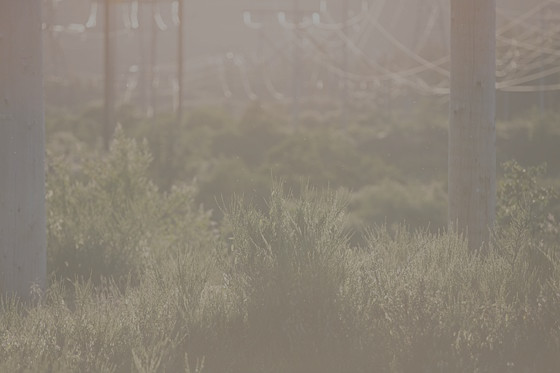
#> input picture task_3/image.jpeg, 560 x 373 px
$ jupyter execute task.ipynb   (shell and % lines are left out)
#> lines starting #> are read from the running program, lines starting #| are printed output that depends on the picture
[cell 1]
import cv2
import matplotlib.pyplot as plt
import numpy as np
import ipywidgets.widgets as widgets

[cell 2]
image = cv2.imread('image.jpeg')
#> image is the input picture: shape (373, 560, 3); mean B, G, R 119.6, 131.7, 139.9
image_color = cv2.cvtColor(image, cv2.COLOR_BGR2RGB)
image_grayscale = cv2.cvtColor(image, cv2.COLOR_RGB2GRAY)

# Image Histogram

[cell 3]
plt.imshow(image_color)
plt.show()

plt.plot(cv2.calcHist([image_color], [0], None, [256], [0,256]), 'r')
plt.plot(cv2.calcHist([image_color], [1], None, [256], [0,256]), 'g')
plt.plot(cv2.calcHist([image_color], [2], None, [256], [0,256]), 'b')
plt.show()
#> figure, not shown here; curve peaks at x = 129, y = 8875; curve peaks at x = 121, y = 8983; curve peaks at x = 115, y = 9216

[cell 4]
plt.imshow(image_grayscale, cmap='gray')
plt.show()

plt.plot(cv2.calcHist([image_color], [0], None, [256], [0,256]))
plt.show()
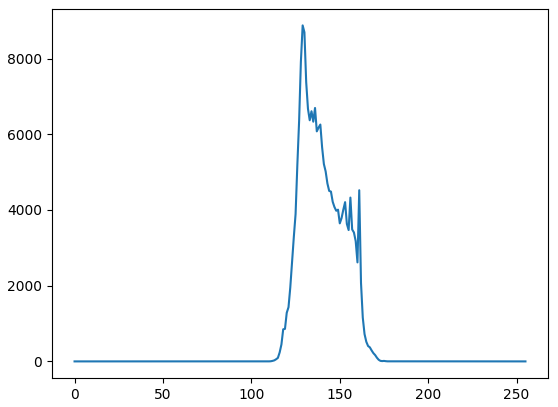
#> figure drawn by matplotlib, 1 panel; curve peaks at x = 129, y = 8875

# Liniear Streching

[cell 5]
in_min = image_grayscale.min()
#> in_min = 99
in_max = image_grayscale.max()
#> in_max = 174
out_min = 0
out_max = 255

def g_function(x):
#> called with x = 119
    res = (out_max - out_min) / (in_max - in_min) * (x - in_min) + out_min
#> res = 68
    res = np.floor(max(0, min(255, res)))
    return res

stretched_image = np.vectorize(g_function)(image_grayscale).astype(np.uint8)
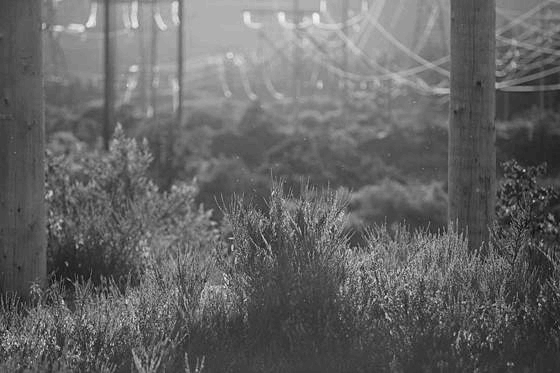
#> stretched_image: shape (373, 560); min 0, max 255, mean 101.6

plt.imshow(stretched_image, cmap='gray')
plt.show()

plt.plot(cv2.calcHist([stretched_image], [0], None, [256], [0,256]))
plt.show()
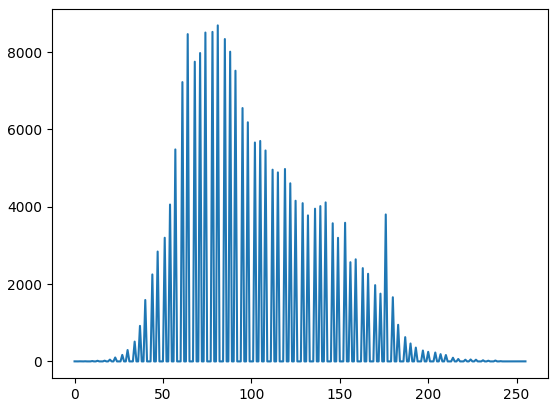
#> figure drawn by matplotlib, 1 panel; curve peaks at x = 81, y = 8690

# Histogram Equalization

[cell 6]
cummulative_sum = 0
cummulative_arr = np.zeros(256)
histogram_grayscale = cv2.calcHist([image_grayscale], [0], None, [256], [0,256]).astype(int)
#> histogram_grayscale = 256 values, max 8690 at index 123, min 0 at index 0, mean 815.9
for v, freq in enumerate(histogram_grayscale):
    cummulative_sum += freq
    cummulative_arr[v] = cummulative_sum
#> after the loop, cummulative_arr = 256 values from 0 to 208880; cummulative_sum = [208880]

def g_function(x):
#> called with x = 119
    res = cummulative_arr[x] / cummulative_sum * 255
#> res = [54.87]
    res = np.floor(max(0, min(255, res)))
#> res = [54]
    return res

image_equalized = np.vectorize(g_function)(image_grayscale).astype(np.uint8)
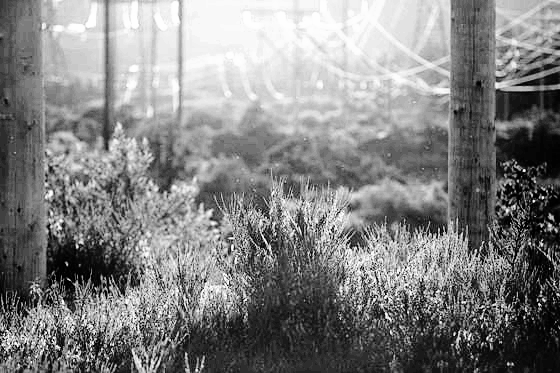
#> image_equalized: shape (373, 560); min 0, max 255, mean 130.5

plt.imshow(image_equalized, cmap='gray')
plt.show()

plt.plot(cv2.calcHist([image_equalized], [0], None, [256], [0,256]))
plt.show()
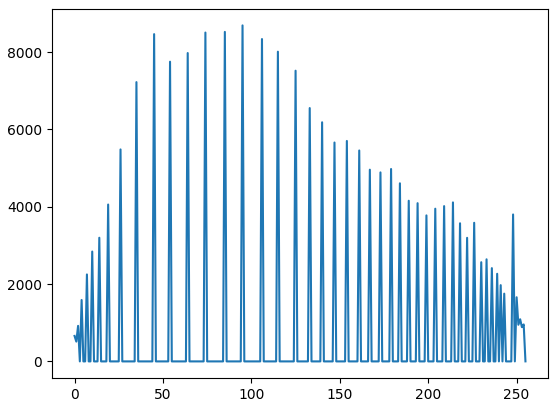
#> figure drawn by matplotlib, 1 panel; curve peaks at x = 95, y = 8690

# Histogram Specification

[cell 7]
equalizer_y = np.array([10, 20, 50, 5])
equalizer_n = len(equalizer_y)
equalizer_x = np.array([np.floor(i * 256 / (equalizer_n - 1)) for i in range(equalizer_n - 1)] + [255]).astype(np.uint8)

equalizer_fn = np.zeros((equalizer_n, 4))
for i in range(equalizer_n - 1):
    a_point = (equalizer_x[i], equalizer_y[i])
    b_point = (equalizer_x[i+1], equalizer_y[i+1])
    x = np.array([
        [0, 1, 2*a_point[0], 3*a_point[0]**2],
        [0, 1, 2*b_point[0], 3*b_point[0]**2],
        [1, a_point[0], a_point[0]**2, a_point[0]**3],
        [1, b_point[0], b_point[0]**2, b_point[0]**3],
    ])
    y = np.array([0, 0, a_point[1], b_point[1]])
    equalizer_fn[i] = np.linalg.solve(x, y)

def f(x):
#> called with x = 0
    for i in reversed(range(equalizer_n - 1)):
        if x >= equalizer_x[i]:
            a, b, c, d = equalizer_fn[i]
            return a + b*x + c*x**2 + d*x**3
    return equalizer_y[equalizer_n - 1]
dest_histogram = np.vectorize(f)(range(256))

def equalize_histogram(histogram):
    cummulative_sum = 0
    cummulative_arr = np.zeros(len(histogram))
    for v, freq in enumerate(histogram):
        cummulative_sum += freq
        cummulative_arr[v] = cummulative_sum
    return cummulative_arr

raw_hist_equalized = equalize_histogram(cv2.calcHist([image_grayscale], [0], None, [256], [0,256]).flat)
#> raw_hist_equalized = 256 values from 0 to 208880

des_hist_equalized = equalize_histogram(dest_histogram)
scale_factor = raw_hist_equalized[-1] / des_hist_equalized[-1]
#> scale_factor = 31.67
des_hist_equalized *= scale_factor
#> des_hist_equalized = 256 values from 316.7 to 208880

lookup_table = np.zeros(256)
for i in range(256):
    h_i = raw_hist_equalized[i]
    j = np.argmin(np.vectorize(lambda x: abs(h_i - x))(des_hist_equalized))
    lookup_table[i] = j
#> after the loop, lookup_table = 256 values from 0 to 255

image_matched = np.vectorize(lambda x: lookup_table[x])(image_grayscale).astype(np.uint8)
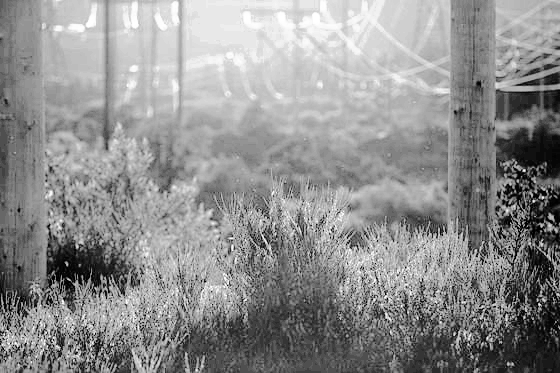
#> image_matched: shape (373, 560); min 0, max 255, mean 143.1

[cell 8]
print('Raw Image')
plt.imshow(image_grayscale, cmap='gray')
plt.show()

print('Image Histogram')
plt.plot(cv2.calcHist([image_grayscale], [0], None, [256], [0,256]), 'k-')
plt.show()
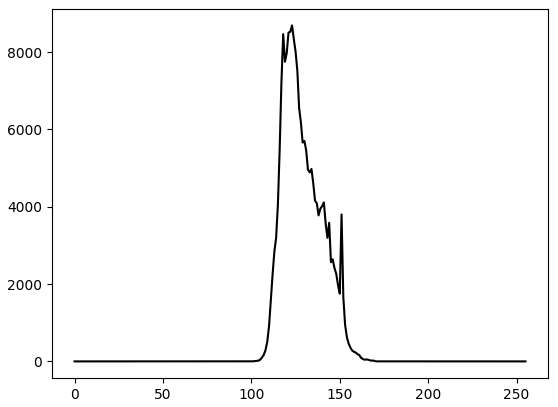
#> figure drawn by matplotlib, 1 panel; curve peaks at x = 123, y = 8690

print('Desired Histogram')
plt.plot(range(256), dest_histogram, 'k-')
plt.plot(equalizer_x, equalizer_y, 'ko')
plt.show()
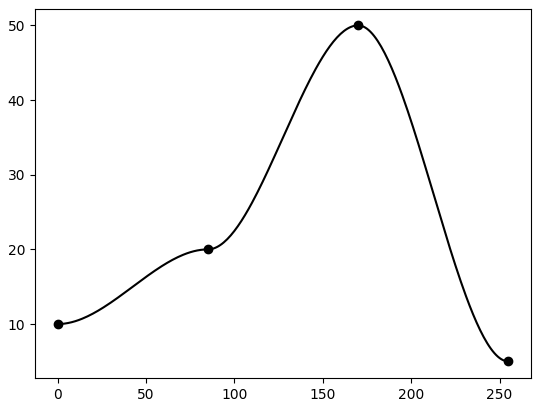
#> figure drawn by matplotlib, 1 panel; curve peaks at x = 170, y = 50

print('Equalized Raw Histogram')
plt.plot(range(256), raw_hist_equalized)
plt.show()
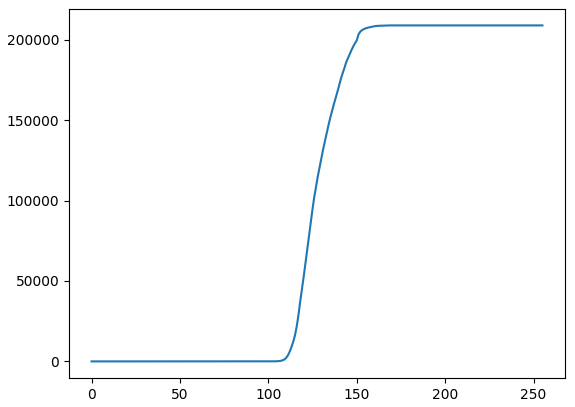
#> figure drawn by matplotlib, 1 panel; curve peaks at x = 174, y = 208880

print('Equalized Desired Histogram')
plt.plot(range(256), des_hist_equalized)
plt.show()
#> figure, not shown here; curve peaks at x = 255, y = 208880

print('Image Result')
plt.imshow(image_matched, cmap='gray')
plt.show()

print('Image Histogram Image')
plt.plot(cv2.calcHist([image_matched], [0], None, [256], [0,256]), 'k-')
plt.show()
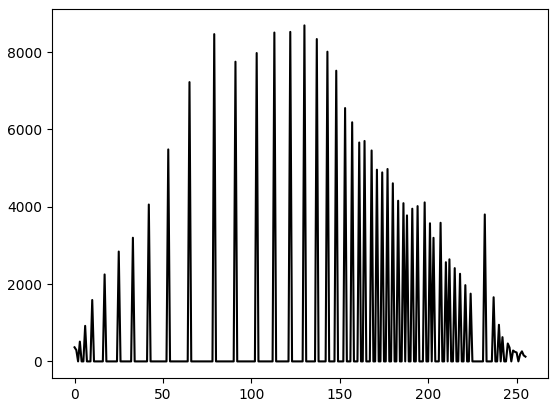
#> figure drawn by matplotlib, 1 panel; curve peaks at x = 130, y = 8690
